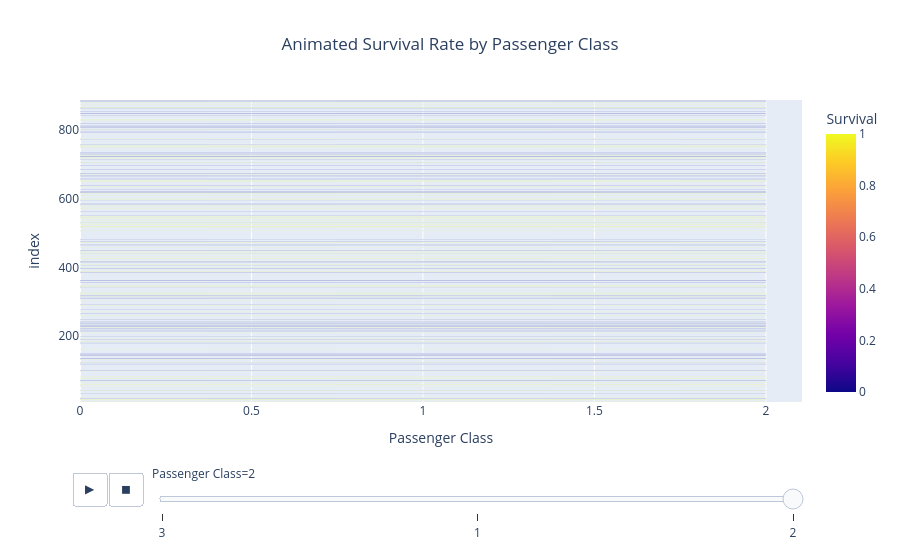

The code cell stored with this chart in its notebook:
### Code cell
# set the style for seaborn
sns.set(style="whitegrid")

# 1. animinated barchart : survival rate by Pclass
fig_animated_class = px.bar(df, x='Pclass', color='Survived', barmode='group', animation_frame='Pclass',
                           labels={'Pclass': 'Passenger Class','Survived':'Survival'},
                           title="Animated Survival Rate by Passenger Class")
fig_animated_class.update_layout(title_x=0.5) #centered the title
fig_animated_class.show()

### Figure 1 — Plotly figure (JSON) as saved in the notebook; plotly's stock layout.template omitted (floating-point values rounded to 4 significant figures; data arrays with more than 128 entries replaced by an {"elided": "..."} marker saying what was removed)
{"data": [{"alignmentgroup": "True", "hovertemplate": "Passenger Class=%{x}<br>index=%{y}<br>Survival=%{marker.color}<extra></extra>", "legendgroup": "", "marker": {"color": {"elided": "184 int values"}, "coloraxis": "coloraxis", "pattern": {"shape": ""}}, "name": "", "offsetgroup": "", "orientation": "h", "showlegend": false, "textposition": "auto", "type": "bar", "x": {"elided": "184 int values"}, "xaxis": "x", "y": {"elided": "184 int values"}, "yaxis": "y"}], "layout": {"autosize": true, "barmode": "group", "coloraxis": {"colorbar": {"title": {"text": "Survival"}}, "colorscale": [[0, "#0d0887"], [0.1111, "#46039f"], [0.2222, "#7201a8"], [0.3333, "#9c179e"], [0.4444, "#bd3786"], [0.5556, "#d8576b"], [0.6667, "#ed7953"], [0.7778, "#fb9f3a"], [0.8889, "#fdca26"], [1, "#f0f921"]]}, "legend": {"tracegroupgap": 0}, "sliders": [{"active": 2, "currentvalue": {"prefix": "Passenger Class="}, "len": 0.9, "pad": {"b": 10, "t": 60}, "steps": [{"args": [["3"], {"frame": {"duration": 0, "redraw": true}, "fromcurrent": true, "mode": "immediate", "transition": {"duration": 0, "easing": "linear"}}], "label": "3", "method": "animate"}, {"args": [["1"], {"frame": {"duration": 0, "redraw": true}, "fromcurrent": true, "mode": "immediate", "transition": {"duration": 0, "easing": "linear"}}], "label": "1", "method": "animate"}, {"args": [["2"], {"frame": {"duration": 0, "redraw": true}, "fromcurrent": true, "mode": "immediate", "transition": {"duration": 0, "easing": "linear"}}], "label": "2", "method": "animate"}], "x": 0.1, "xanchor": "left", "y": 0, "yanchor": "top"}], "title": {"text": "Animated Survival Rate by Passenger Class", "x": 0.5}, "updatemenus": [{"active": 0, "buttons": [{"args": [null, {"frame": {"duration": 500, "redraw": true}, "fromcurrent": true, "mode": "immediate", "transition": {"duration": 500, "easing": "linear"}}], "label": "&#9654;", "method": "animate"}, {"args": [[null], {"frame": {"duration": 0, "redraw": true}, "fromcurrent": true, "mode": "immediate", "transition": {"duration": 0, "easing": "linear"}}], "label": "&#9724;", "method": "animate"}], "direction": "left", "pad": {"r": 10, "t": 70}, "showactive": false, "type": "buttons", "x": 0.1, "xanchor": "right", "y": 0, "yanchor": "top"}], "xaxis": {"anchor": "y", "autorange": true, "categoryarray": [3, 1, 2], "categoryorder": "array", "domain": [0, 1], "range": [0, 1.053], "title": {"text": "Passenger Class"}, "type": "linear"}, "yaxis": {"anchor": "x", "autorange": true, "domain": [0, 1], "range": [0.5, 889.5], "title": {"text": "index"}, "type": "linear"}}}
